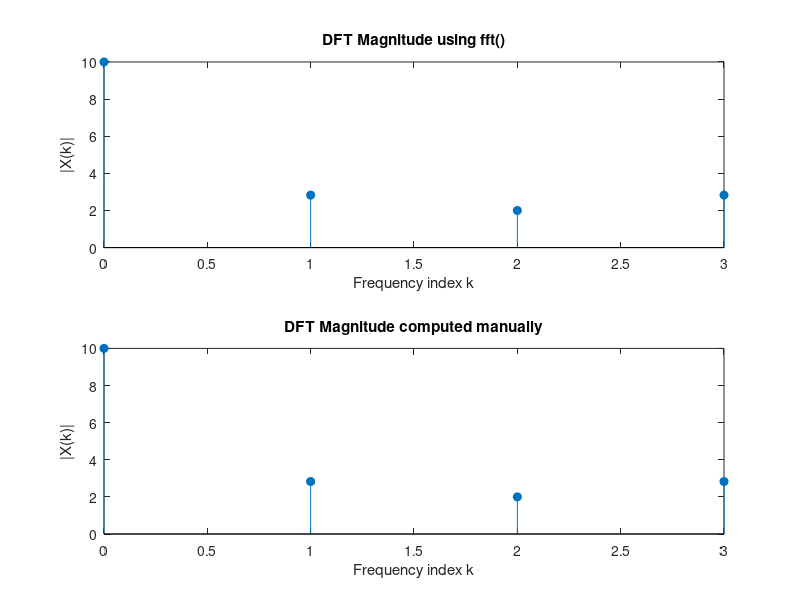

The MATLAB source for this figure:
% MATLAB program to compute the DFT of a sequence

% Hardcoded sequence
x = [1, 2, 3, 4];  % Example sequence x(n)

% Length of the sequence
N = length(x);

% Compute the DFT using the built-in fft() function
X_fft = fft(x);

% Display the sequence and the DFT result
disp('The sequence x(n) is: ');
disp(x);
disp('The DFT of the sequence using fft() is: ');
disp(X_fft);

% Compute the DFT manually (for understanding)
X_manual = zeros(1, N);  % Initialize the DFT result
for k = 0:N-1
    for n = 0:N-1
        X_manual(k+1) = X_manual(k+1) + x(n+1) * exp(-1i * 2 * pi * k * n / N);
    end
end

% Display the manually calculated DFT
disp('The DFT of the sequence computed manually is: ');
disp(X_manual);

% Plot the magnitude of the DFT results
subplot(2, 1, 1);
stem(0:N-1, abs(X_fft), 'filled');
title('DFT Magnitude using fft()');
xlabel('Frequency index k');
ylabel('|X(k)|');

subplot(2, 1, 2);
stem(0:N-1, abs(X_manual), 'filled');
title('DFT Magnitude computed manually');
xlabel('Frequency index k');
ylabel('|X(k)|');
